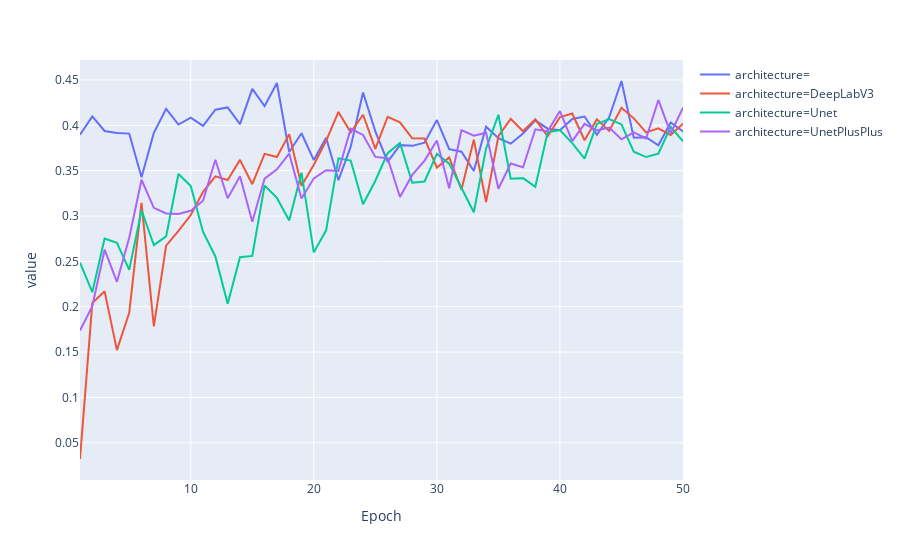

Source (notebook cell):
### Code cell
px.line(mean_vals, x='Epoch', y='value', color='architecture')

### Figure 1 — Plotly figure (JSON) as saved in the notebook; plotly's stock layout.template omitted (floating-point values rounded to 4 significant figures)
{"data": [{"hoverlabel": {"namelength": 0}, "hovertemplate": "architecture=<br>Epoch=%{x}<br>value=%{y}", "legendgroup": "architecture=", "line": {"color": "#636efa", "dash": "solid"}, "mode": "lines", "name": "architecture=", "showlegend": true, "type": "scatter", "x": [1, 2, 3, 4, 5, 6, 7, 8, 9, 10, 11, 12, 13, 14, 15, 16, 17, 18, 19, 20, 21, 22, 23, 24, 25, 26, 27, 28, 29, 30, 31, 32, 33, 34, 35, 36, 37, 38, 39, 40, 41, 42, 43, 44, 45, 46, 47, 48, 49, 50], "xaxis": "x", "y": [0.3895, 0.4099, 0.3938, 0.3917, 0.3909, 0.3429, 0.3916, 0.4182, 0.4009, 0.4085, 0.3994, 0.4172, 0.4197, 0.4013, 0.4402, 0.4211, 0.4467, 0.3706, 0.3912, 0.3617, 0.3863, 0.3394, 0.3765, 0.4363, 0.3933, 0.3597, 0.3781, 0.3774, 0.3809, 0.4058, 0.3737, 0.3709, 0.3496, 0.3985, 0.3858, 0.3798, 0.391, 0.4054, 0.3963, 0.3947, 0.407, 0.4097, 0.3896, 0.4089, 0.4489, 0.3864, 0.387, 0.378, 0.4032, 0.3933], "yaxis": "y"}, {"hoverlabel": {"namelength": 0}, "hovertemplate": "architecture=DeepLabV3<br>Epoch=%{x}<br>value=%{y}", "legendgroup": "architecture=DeepLabV3", "line": {"color": "#EF553B", "dash": "solid"}, "mode": "lines", "name": "architecture=DeepLabV3", "showlegend": true, "type": "scatter", "x": [1, 2, 3, 4, 5, 6, 7, 8, 9, 10, 11, 12, 13, 14, 15, 16, 17, 18, 19, 20, 21, 22, 23, 24, 25, 26, 27, 28, 29, 30, 31, 32, 33, 34, 35, 36, 37, 38, 39, 40, 41, 42, 43, 44, 45, 46, 47, 48, 49, 50], "xaxis": "x", "y": [0.03207, 0.204, 0.2169, 0.1521, 0.1932, 0.3145, 0.1783, 0.2674, 0.2836, 0.3011, 0.3267, 0.3438, 0.3398, 0.3619, 0.3351, 0.3686, 0.3651, 0.3903, 0.3333, 0.3565, 0.3829, 0.4148, 0.3923, 0.4117, 0.374, 0.4095, 0.4032, 0.3857, 0.3855, 0.3534, 0.3646, 0.3292, 0.3841, 0.3155, 0.3879, 0.4071, 0.3934, 0.4066, 0.388, 0.409, 0.413, 0.3835, 0.4066, 0.3938, 0.4194, 0.4077, 0.3922, 0.3967, 0.3893, 0.4018], "yaxis": "y"}, {"hoverlabel": {"namelength": 0}, "hovertemplate": "architecture=Unet<br>Epoch=%{x}<br>value=%{y}", "legendgroup": "architecture=Unet", "line": {"color": "#00cc96", "dash": "solid"}, "mode": "lines", "name": "architecture=Unet", "showlegend": true, "type": "scatter", "x": [1, 2, 3, 4, 5, 6, 7, 8, 9, 10, 11, 12, 13, 14, 15, 16, 17, 18, 19, 20, 21, 22, 23, 24, 25, 26, 27, 28, 29, 30, 31, 32, 33, 34, 35, 36, 37, 38, 39, 40, 41, 42, 43, 44, 45, 46, 47, 48, 49, 50], "xaxis": "x", "y": [0.2485, 0.216, 0.2752, 0.2705, 0.2406, 0.3064, 0.2678, 0.2775, 0.3463, 0.3331, 0.2825, 0.2554, 0.2032, 0.2546, 0.256, 0.3337, 0.32, 0.2951, 0.3478, 0.2599, 0.2842, 0.3636, 0.3612, 0.313, 0.3389, 0.3693, 0.3805, 0.3367, 0.3381, 0.3685, 0.3577, 0.3316, 0.3042, 0.3746, 0.4116, 0.341, 0.3418, 0.3322, 0.3922, 0.3949, 0.3804, 0.3633, 0.4015, 0.407, 0.401, 0.371, 0.365, 0.3687, 0.3984, 0.3823], "yaxis": "y"}, {"hoverlabel": {"namelength": 0}, "hovertemplate": "architecture=UnetPlusPlus<br>Epoch=%{x}<br>value=%{y}", "legendgroup": "architecture=UnetPlusPlus", "line": {"color": "#ab63fa", "dash": "solid"}, "mode": "lines", "name": "architecture=UnetPlusPlus", "showlegend": true, "type": "scatter", "x": [1, 2, 3, 4, 5, 6, 7, 8, 9, 10, 11, 12, 13, 14, 15, 16, 17, 18, 19, 20, 21, 22, 23, 24, 25, 26, 27, 28, 29, 30, 31, 32, 33, 34, 35, 36, 37, 38, 39, 40, 41, 42, 43, 44, 45, 46, 47, 48, 49, 50], "xaxis": "x", "y": [0.1737, 0.2007, 0.2629, 0.2275, 0.2761, 0.34, 0.309, 0.3029, 0.3023, 0.3058, 0.3169, 0.362, 0.3196, 0.3439, 0.2937, 0.3411, 0.3514, 0.3688, 0.3193, 0.3416, 0.3504, 0.3497, 0.3962, 0.3894, 0.3652, 0.3638, 0.321, 0.3453, 0.3612, 0.3833, 0.3307, 0.3947, 0.3887, 0.3918, 0.33, 0.3579, 0.3538, 0.3956, 0.3934, 0.4158, 0.3825, 0.4016, 0.3943, 0.3976, 0.3846, 0.3922, 0.3855, 0.428, 0.3911, 0.4195], "yaxis": "y"}], "layout": {"legend": {"tracegroupgap": 0}, "margin": {"t": 60}, "xaxis": {"anchor": "y", "domain": [0, 1], "title": {"text": "Epoch"}}, "yaxis": {"anchor": "x", "domain": [0, 1], "title": {"text": "value"}}}}
